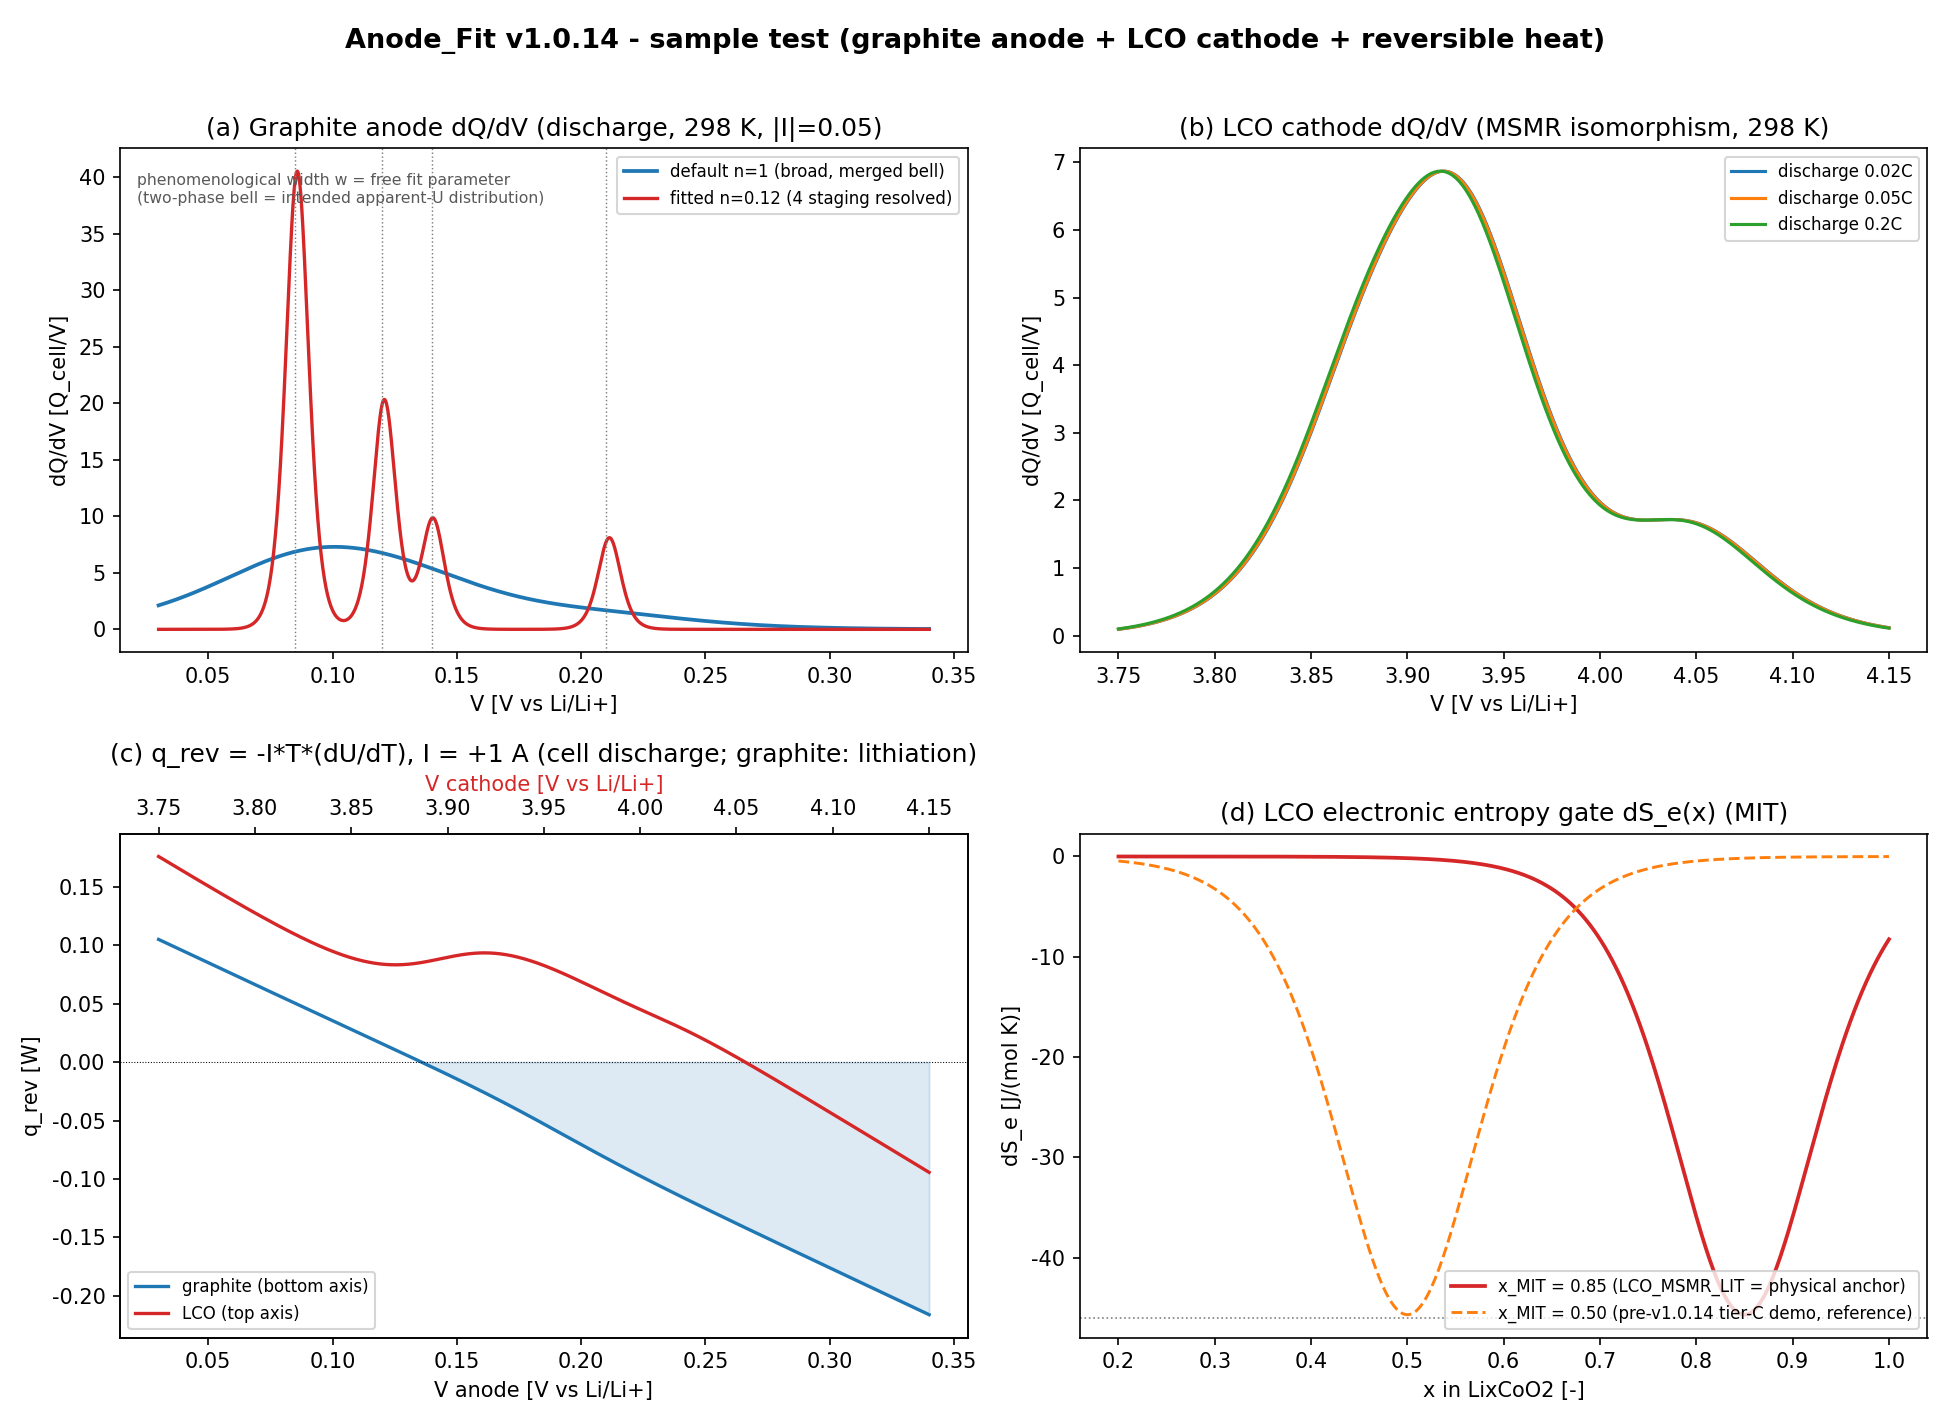

Write Python code to recreate this figure.
# -*- coding: utf-8 -*-
"""Anode_Fit v1.0.14 -- sample test figure (P4.4; English/ASCII labels only, glyph-safe).

Uses only v1.0.14 functions/classes (no re-implementation):
    GraphiteAnodeDischargeDQDV, LCOCathodeDQDV, func_dSe_molar,
    GRAPHITE_STAGING_LIT, LCO_MSMR_LIT, and the reversible_heat method.
Panels (2x2):
    (a) graphite anode dQ/dV (discharge, 298 K): default n=1 vs fitted n=0.12
    (b) LCO cathode dQ/dV (MSMR isomorphism) at three C-rates
    (c) reversible heat q_rev = -I*T*(dU/dT) for graphite and LCO
    (d) LCO electronic entropy MIT gate dS_e(x)
Output: sample_test_v1014.png (same folder, dpi=150). Deterministic (no RNG).
"""
import sys, importlib.util, copy
try:
    sys.stdout.reconfigure(encoding="utf-8", errors="replace")
except Exception:
    pass
import numpy as np
import matplotlib
matplotlib.use("Agg")
import matplotlib.pyplot as plt
matplotlib.rcParams["font.family"] = "DejaVu Sans"      # ASCII-safe default font
matplotlib.rcParams["axes.unicode_minus"] = False        # avoid minus-glyph issues
matplotlib.rcParams["mathtext.default"] = "regular"

CODE = r"D:\Projects\Project_Anode_Fit\Claude\docs\v1.0.14\Anode_Fit_v1.0.14.py"
OUT = r"D:\Projects\Project_Anode_Fit\Claude\docs\v1.0.14\sample_test_v1014.png"
spec = importlib.util.spec_from_file_location("anodefit", CODE)
m = importlib.util.module_from_spec(spec); spec.loader.exec_module(m)

# ---- instantiate v1.0.14 classes (representative parameters) ----
gr = m.GraphiteAnodeDischargeDQDV(m.GRAPHITE_STAGING_LIT, x=0.5, Rn=0.01, Cbg=0.0)
lco = m.LCOCathodeDQDV(m.LCO_MSMR_LIT, x=0.5, Rn=0.01, Cbg=0.0)

# fitted graphite: narrow the phenomenological width (n per transition)
# so the 4 staging transitions separate ('n' takes precedence over 'w' fallback)
fit_staging = copy.deepcopy(m.GRAPHITE_STAGING_LIT)
for tr in fit_staging:
    tr["n"] = 0.12                       # phenomenological free fit width (model unchanged)
gr_fit = m.GraphiteAnodeDischargeDQDV(fit_staging, x=0.5, Rn=0.01, Cbg=0.0)

Vg = np.linspace(0.03, 0.34, 1400)       # graphite anode window [V vs Li/Li+]
Vc = np.linspace(3.75, 4.15, 1200)       # LCO cathode window [V vs Li/Li+]

fig, ax = plt.subplots(2, 2, figsize=(13, 9.5))
fig.suptitle("Anode_Fit v1.0.14 - sample test (graphite anode + LCO cathode + reversible heat)",
             fontsize=13, fontweight="bold")

# (a) graphite dQ/dV: default (n=1, merged bell) vs fitted (n=0.12, 4 staging separated)
yg_def = np.asarray(gr.dqdv(Vg, T=298.15, I_abs=0.05, Q_cell=1.0, s=+1))
yg_fit = np.asarray(gr_fit.dqdv(Vg, T=298.15, I_abs=0.05, Q_cell=1.0, s=+1))
ax[0, 0].plot(Vg, yg_def, "C0", lw=1.8, label="default n=1 (broad, merged bell)")
ax[0, 0].plot(Vg, yg_fit, "C3", lw=1.6, label="fitted n=0.12 (4 staging resolved)")
for U in (0.210, 0.140, 0.120, 0.085):
    ax[0, 0].axvline(U, color="gray", ls=":", lw=0.7)
ax[0, 0].set_title("(a) Graphite anode dQ/dV (discharge, 298 K, |I|=0.05)")
ax[0, 0].set_xlabel("V [V vs Li/Li+]")
ax[0, 0].set_ylabel("dQ/dV [Q_cell/V]")
ax[0, 0].legend(fontsize=8, loc="upper right")
ax[0, 0].text(0.02, 0.95, "phenomenological width w = free fit parameter\n"
              "(two-phase bell = intended apparent-U distribution)",
              transform=ax[0, 0].transAxes, fontsize=7.5, va="top", color="0.35")

# (b) LCO cathode dQ/dV (MSMR isomorphism) at three C-rates via curve() facade
for c_rate, lab in [(0.02, "0.02C"), (0.05, "0.05C"), (0.2, "0.2C")]:
    ax[0, 1].plot(Vc, lco.curve(Vc, direction="discharge", c_rate=c_rate,
                                Q_cell=1.0, T=298.15),
                  lw=1.5, label="discharge " + lab)
ax[0, 1].set_title("(b) LCO cathode dQ/dV (MSMR isomorphism, 298 K)")
ax[0, 1].set_xlabel("V [V vs Li/Li+]")
ax[0, 1].set_ylabel("dQ/dV [Q_cell/V]")
ax[0, 1].legend(fontsize=8)

# (c) reversible heat q_rev = -I*T*(dU/dT) (T applied once), I = 1 A
qg = np.asarray(gr.reversible_heat(Vg, T=298.15, I=1.0))
ql = np.asarray(lco.reversible_heat(Vc, T=298.15, I=1.0))
ax[1, 0].plot(Vg, qg, "C0", lw=1.6, label="graphite (bottom axis)")
axb = ax[1, 0].twiny()
axb.plot(Vc, ql, "C3", lw=1.6)
axb.set_xlabel("V cathode [V vs Li/Li+]", color="C3")
ax[1, 0].plot([], [], "C3", lw=1.6, label="LCO (top axis)")
ax[1, 0].axhline(0, color="k", lw=0.5, ls=":")
ax[1, 0].fill_between(Vg, qg, 0, where=(qg < 0), color="C0", alpha=0.15)
ax[1, 0].set_title("(c) q_rev = -I*T*(dU/dT), I = +1 A (cell discharge; graphite: lithiation)")
ax[1, 0].set_xlabel("V anode [V vs Li/Li+]")
ax[1, 0].set_ylabel("q_rev [W]")
ax[1, 0].legend(fontsize=8, loc="lower left")

# (d) electronic entropy MIT gate dS_e(x) -- func_dSe_molar
xx = np.linspace(0.2, 1.0, 400)
x_mit_demo = float(m.LCO_MSMR_LIT[0]["x_MIT"])  # v1.0.14 loop B: T1 realigned to physical anchor 0.85
ax[1, 1].plot(xx, m.func_dSe_molar(xx, 298.15, 13.0, x_mit_demo, 0.05), "C3", lw=1.8,
              label=f"x_MIT = {x_mit_demo:.2f} (LCO_MSMR_LIT = physical anchor)")
ax[1, 1].plot(xx, m.func_dSe_molar(xx, 298.15, 13.0, 0.50, 0.05), "C1", lw=1.4, ls="--",
              label="x_MIT = 0.50 (pre-v1.0.14 tier-C demo, reference)")
ax[1, 1].axhline(-46, color="gray", ls=":", lw=0.8)
ax[1, 1].set_title("(d) LCO electronic entropy gate dS_e(x) (MIT)")
ax[1, 1].set_xlabel("x in LixCoO2 [-]")
ax[1, 1].set_ylabel("dS_e [J/(mol K)]")
ax[1, 1].legend(fontsize=8, loc="lower right")

plt.tight_layout(rect=(0, 0, 1, 0.97))
plt.savefig(OUT, dpi=150)

# ---- console verification (report only; no physics assertion) ----
def n_peaks(y):
    return int(sum(1 for i in range(1, len(y) - 1)
                   if y[i] > y[i - 1] and y[i] >= y[i + 1] and y[i] > 0.3))

def finite(y):
    return bool(np.all(np.isfinite(y)))

print(f"saved: {OUT}")
print(f"(a) graphite finite={finite(yg_def) and finite(yg_fit)} | "
      f"local maxima: default n=1 -> {n_peaks(yg_def)} | fitted n=0.12 -> {n_peaks(yg_fit)}")
yl_02 = np.asarray(lco.curve(Vc, direction="discharge", c_rate=0.2, Q_cell=1.0, T=298.15))
print(f"(b) LCO 0.2C finite={finite(yl_02)} | max dQ/dV={yl_02.max():.3f} "
      f"@V={Vc[int(np.argmax(yl_02))]:.3f}")
print(f"(c) q_rev finite={finite(qg) and finite(ql)} | "
      f"graphite [{qg.min():.3f},{qg.max():.3f}] W | LCO [{ql.min():.3f},{ql.max():.3f}] W")
print(f"(d) dS_e gate depth @x_MIT: "
      f"{float(m.func_dSe_molar(0.85, 298.15, 13.0, 0.85, 0.05)):.2f} J/(mol K) (target ~ -46)")
print("=== SAMPLE TEST v1.0.14 DONE ===")
